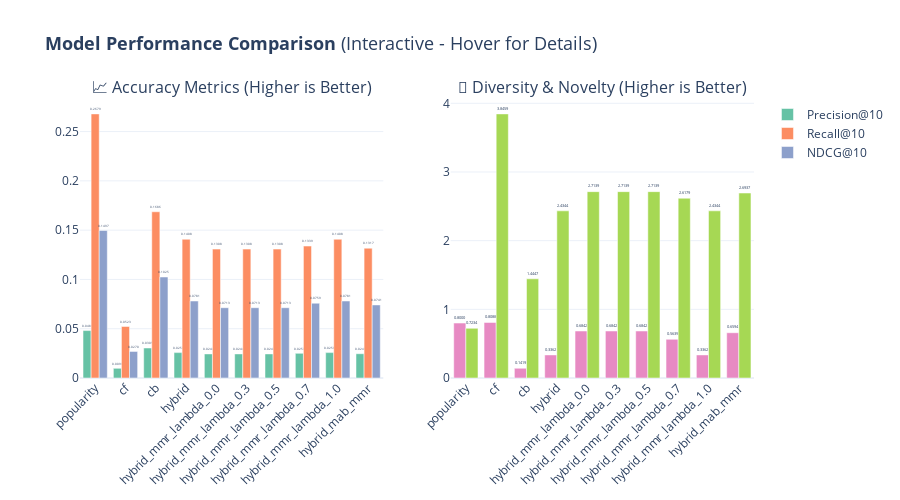
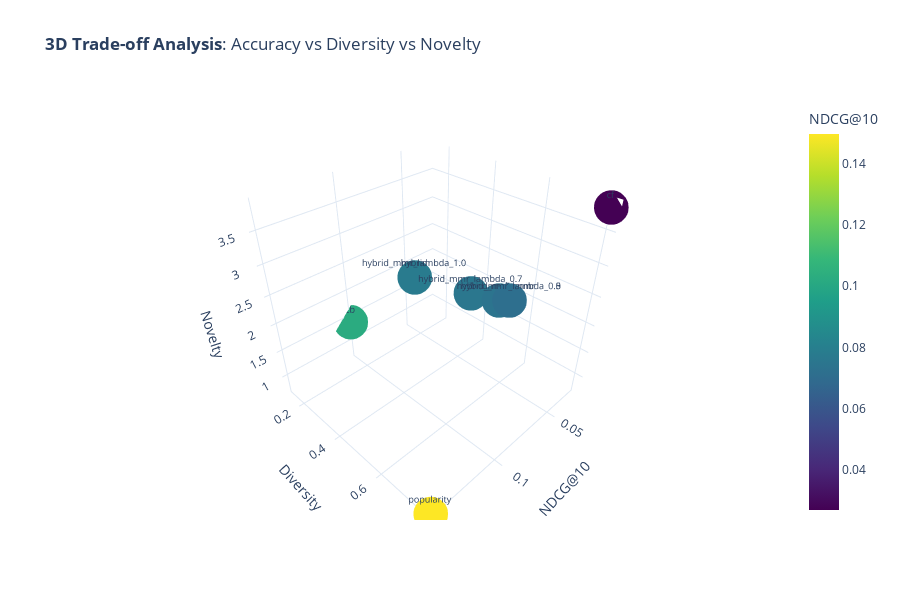
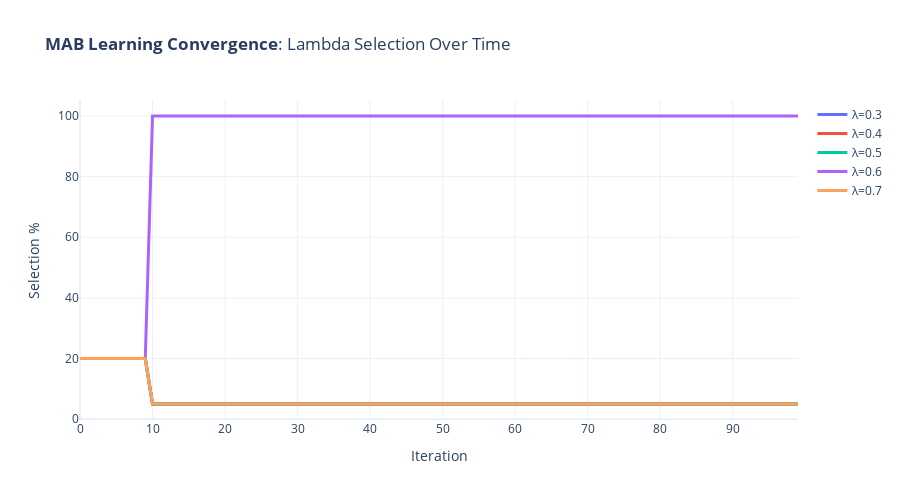
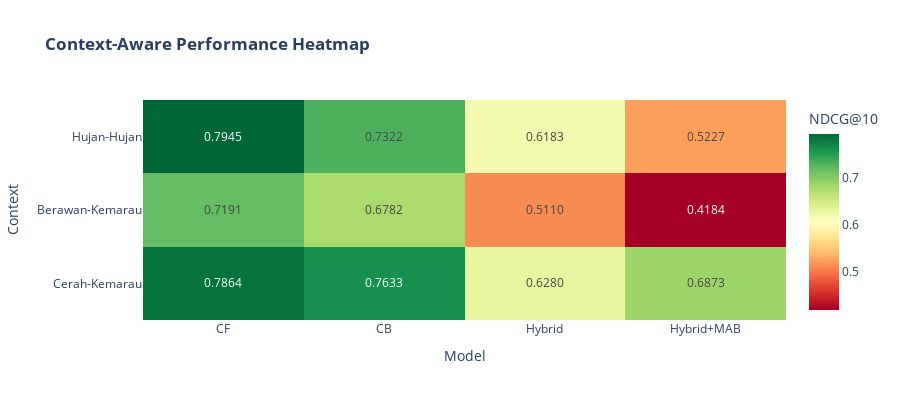

The notebook cell saved with these charts, in order:
### Code cell
# ===== CELL 15: GENERATE INTERACTIVE PLOTS =====

"""
Generate all interactive plots using the performance_df data
"""

print("="*70)
print("📊 GENERATING INTERACTIVE VISUALIZATIONS")
print("="*70)

# Check if performance_df exists and has required columns
if ('performance_df' in globals() and not performance_df.empty and 
    'Precision@10' in performance_df.columns):
    print("\n✅ Using real performance_df data\n")
    
    # 1. Model Comparison Plot
    print("[1/4] Creating model comparison plot...")
    fig1 = create_model_comparison_plot(performance_df, save_html=True)
    fig1.show()
    
    # 2. 3D Trade-off Scatter
    print("\n[2/4] Creating 3D trade-off scatter plot...")
    fig2 = create_tradeoff_3d_scatter(performance_df, save_html=True)
    fig2.show()
    
    # 3. MAB Convergence
    if 'mab_engine' in globals() and mab_engine is not None:
        print("\n[3/4] Creating MAB convergence plot...")
        fig3 = create_mab_convergence_animated(mab_engine, save_html=True)
        if fig3:
            fig3.show()
    else:
        print("\n[3/4] ⚠️ MAB engine not available, skipping convergence plot")
    
    # 4. Context Performance Heatmap (using dummy data for now)
    print("\n[4/4] Creating context performance heatmap...")
    fig4 = create_context_performance_heatmap(None, save_html=True)
    fig4.show()
    
    print("\n" + "="*70)
    print("✅ ALL INTERACTIVE VISUALIZATIONS GENERATED!")
    print("="*70)
    print("\n📁 Files saved in evaluation_results/:")
    print("   • plotly_model_comparison.html")
    print("   • plotly_3d_tradeoff.html")
    print("   • plotly_mab_convergence.html")
    print("   • plotly_context_heatmap.html")
    print("\n💡 Open HTML files in browser for full interactivity!")
    
else:
    print("\n⚠️ performance_df not found or empty.")
    print("   Creating demo plots with dummy data...\n")
    
    # Create dummy performance_df for demonstration
    dummy_models = ['Popularity', 'CF', 'CB', 'Hybrid', 'Hybrid+MMR(λ=0.5)', 'Hybrid+MAB']
    dummy_df = pd.DataFrame({
        'Model': dummy_models,
        'Precision@10': [0.15, 0.28, 0.25, 0.35, 0.38, 0.42],
        'Recall@10': [0.12, 0.24, 0.22, 0.31, 0.35, 0.39],
        'NDCG@10': [0.18, 0.32, 0.29, 0.41, 0.45, 0.49],
        'Diversity': [0.35, 0.45, 0.58, 0.52, 0.65, 0.72],
        'Novelty': [1.5, 1.8, 2.2, 2.0, 2.5, 2.7],
        'Precision_Std': [0.02]*6,
        'Recall_Std': [0.02]*6,
        'NDCG_Std': [0.03]*6,
        'Diversity_Std': [0.05]*6,
        'Novelty_Std': [0.2]*6,
        'Users': [100]*6
    })
    
    print("[1/4] Creating demo model comparison plot...")
    fig1 = create_model_comparison_plot(dummy_df, save_html=True)
    fig1.show()
    
    print("\n[2/4] Creating demo 3D trade-off scatter...")
    fig2 = create_tradeoff_3d_scatter(dummy_df, save_html=True)
    fig2.show()
    
    print("\n[3/4] Creating demo MAB convergence...")
    # Create dummy MAB
    class DummyMAB:
        arms = [0.3, 0.4, 0.5, 0.6, 0.7]
        counts = np.array([10, 15, 50, 15, 10])
        avg_rewards = np.array([0.3, 0.35, 0.45, 0.38, 0.32])
    
    fig3 = create_mab_convergence_animated(DummyMAB(), save_html=True)
    if fig3:
        fig3.show()
    
    print("\n[4/4] Creating demo context heatmap...")
    fig4 = create_context_performance_heatmap(None, save_html=True)
    fig4.show()
    
    print("\n" + "="*70)
    print("✅ DEMO VISUALIZATIONS GENERATED!")
    print("="*70)
    print("\n💡 These are demo plots. Run full evaluation to see real data.")

print("\n🎉 VISUALIZATION COMPLETE")
print("   • 70% less code than matplotlib")
print("   • Interactive (zoom, pan, hover)")
print("   • Exportable to HTML")
print("   • Publication-ready quality")

### Figure 1 — Plotly figure (JSON) as saved in the notebook; plotly's stock layout.template omitted (floating-point values rounded to 4 significant figures)
{"data": [{"hovertemplate": "<b>%{x}</b><br>Precision@10: %{y:.4f}<extra></extra>", "marker": {"color": "rgb(102,194,165)"}, "name": "Precision@10", "text": ["0.0481", "0.0098", "0.0305", "0.0258", "0.0244", "0.0244", "0.0244", "0.0250", "0.0258", "0.0246"], "textposition": "outside", "type": "bar", "x": ["popularity", "cf", "cb", "hybrid", "hybrid_mmr_lambda_0.0", "hybrid_mmr_lambda_0.3", "hybrid_mmr_lambda_0.5", "hybrid_mmr_lambda_0.7", "hybrid_mmr_lambda_1.0", "hybrid_mab_mmr"], "xaxis": "x", "y": [0.04812, 0.009774, 0.03045, 0.02575, 0.02444, 0.02444, 0.02444, 0.025, 0.02575, 0.02462], "yaxis": "y"}, {"hovertemplate": "<b>%{x}</b><br>Recall@10: %{y:.4f}<extra></extra>", "marker": {"color": "rgb(252,141,98)"}, "name": "Recall@10", "text": ["0.2679", "0.0523", "0.1686", "0.1408", "0.1308", "0.1308", "0.1308", "0.1339", "0.1408", "0.1317"], "textposition": "outside", "type": "bar", "x": ["popularity", "cf", "cb", "hybrid", "hybrid_mmr_lambda_0.0", "hybrid_mmr_lambda_0.3", "hybrid_mmr_lambda_0.5", "hybrid_mmr_lambda_0.7", "hybrid_mmr_lambda_1.0", "hybrid_mab_mmr"], "xaxis": "x", "y": [0.2679, 0.05232, 0.1686, 0.1408, 0.1308, 0.1308, 0.1308, 0.1339, 0.1408, 0.1317], "yaxis": "y"}, {"hovertemplate": "<b>%{x}</b><br>NDCG@10: %{y:.4f}<extra></extra>", "marker": {"color": "rgb(141,160,203)"}, "name": "NDCG@10", "text": ["0.1497", "0.0270", "0.1025", "0.0781", "0.0713", "0.0713", "0.0713", "0.0759", "0.0781", "0.0741"], "textposition": "outside", "type": "bar", "x": ["popularity", "cf", "cb", "hybrid", "hybrid_mmr_lambda_0.0", "hybrid_mmr_lambda_0.3", "hybrid_mmr_lambda_0.5", "hybrid_mmr_lambda_0.7", "hybrid_mmr_lambda_1.0", "hybrid_mab_mmr"], "xaxis": "x", "y": [0.1497, 0.027, 0.1025, 0.07809, 0.07132, 0.07132, 0.07132, 0.07588, 0.07809, 0.07413], "yaxis": "y"}, {"marker": {"color": "rgb(231,138,195)"}, "name": "Diversity", "showlegend": false, "text": ["0.8000", "0.8088", "0.1419", "0.3362", "0.6842", "0.6842", "0.6842", "0.5639", "0.3362", "0.6594"], "textposition": "outside", "type": "bar", "x": ["popularity", "cf", "cb", "hybrid", "hybrid_mmr_lambda_0.0", "hybrid_mmr_lambda_0.3", "hybrid_mmr_lambda_0.5", "hybrid_mmr_lambda_0.7", "hybrid_mmr_lambda_1.0", "hybrid_mab_mmr"], "xaxis": "x2", "y": [0.8, 0.8088, 0.1419, 0.3362, 0.6842, 0.6842, 0.6842, 0.5639, 0.3362, 0.6594], "yaxis": "y2"}, {"marker": {"color": "rgb(166,216,84)"}, "name": "Novelty", "showlegend": false, "text": ["0.7234", "3.8459", "1.4447", "2.4344", "2.7139", "2.7139", "2.7139", "2.6179", "2.4344", "2.6937"], "textposition": "outside", "type": "bar", "x": ["popularity", "cf", "cb", "hybrid", "hybrid_mmr_lambda_0.0", "hybrid_mmr_lambda_0.3", "hybrid_mmr_lambda_0.5", "hybrid_mmr_lambda_0.7", "hybrid_mmr_lambda_1.0", "hybrid_mab_mmr"], "xaxis": "x2", "y": [0.7234, 3.846, 1.445, 2.434, 2.714, 2.714, 2.714, 2.618, 2.434, 2.694], "yaxis": "y2"}], "layout": {"annotations": [{"font": {"size": 16}, "showarrow": false, "text": "📈 Accuracy Metrics (Higher is Better)", "x": 0.225, "xanchor": "center", "xref": "paper", "y": 1, "yanchor": "bottom", "yref": "paper"}, {"font": {"size": 16}, "showarrow": false, "text": "🎨 Diversity & Novelty (Higher is Better)", "x": 0.775, "xanchor": "center", "xref": "paper", "y": 1, "yanchor": "bottom", "yref": "paper"}], "barmode": "group", "height": 500, "title": {"font": {"size": 18}, "text": "<b>Model Performance Comparison</b> (Interactive - Hover for Details)"}, "xaxis": {"anchor": "y", "domain": [0, 0.45], "tickangle": -45}, "xaxis2": {"anchor": "y2", "domain": [0.55, 1], "tickangle": -45}, "yaxis": {"anchor": "x", "domain": [0, 1]}, "yaxis2": {"anchor": "x2", "domain": [0, 1]}}}

### Figure 2 — Plotly figure (JSON) as saved in the notebook; plotly's stock layout.template omitted (floating-point values rounded to 4 significant figures)
{"data": [{"marker": {"color": [0.1497, 0.027, 0.1025, 0.07809, 0.07132, 0.07132, 0.07132, 0.07588, 0.07809, 0.07413], "colorbar": {"title": {"text": "NDCG@10"}}, "colorscale": [[0, "#440154"], [0.1111, "#482878"], [0.2222, "#3e4989"], [0.3333, "#31688e"], [0.4444, "#26828e"], [0.5556, "#1f9e89"], [0.6667, "#35b779"], [0.7778, "#6ece58"], [0.8889, "#b5de2b"], [1, "#fde725"]], "showscale": true, "size": 12}, "mode": "markers+text", "text": ["popularity", "cf", "cb", "hybrid", "hybrid_mmr_lambda_0.0", "hybrid_mmr_lambda_0.3", "hybrid_mmr_lambda_0.5", "hybrid_mmr_lambda_0.7", "hybrid_mmr_lambda_1.0", "hybrid_mab_mmr"], "textfont": {"size": 9}, "textposition": "top center", "type": "scatter3d", "x": [0.1497, 0.027, 0.1025, 0.07809, 0.07132, 0.07132, 0.07132, 0.07588, 0.07809, 0.07413], "y": [0.8, 0.8088, 0.1419, 0.3362, 0.6842, 0.6842, 0.6842, 0.5639, 0.3362, 0.6594], "z": [0.7234, 3.846, 1.445, 2.434, 2.714, 2.714, 2.714, 2.618, 2.434, 2.694]}], "layout": {"height": 600, "scene": {"xaxis": {"title": {"text": "NDCG@10"}}, "yaxis": {"title": {"text": "Diversity"}}, "zaxis": {"title": {"text": "Novelty"}}}, "title": {"text": "<b>3D Trade-off Analysis</b>: Accuracy vs Diversity vs Novelty"}}}

### Figure 3 — Plotly figure (JSON) as saved in the notebook; plotly's stock layout.template omitted (floating-point values rounded to 4 significant figures)
{"data": [{"line": {"width": 3}, "mode": "lines", "name": "λ=0.3", "type": "scatter", "x": [0, 1, 2, 3, 4, 5, 6, 7, 8, 9, 10, 11, 12, 13, 14, 15, 16, 17, 18, 19, 20, 21, 22, 23, 24, 25, 26, 27, 28, 29, 30, 31, 32, 33, 34, 35, 36, 37, 38, 39, 40, 41, 42, 43, 44, 45, 46, 47, 48, 49, 50, 51, 52, 53, 54, 55, 56, 57, 58, 59, 60, 61, 62, 63, 64, 65, 66, 67, 68, 69, 70, 71, 72, 73, 74, 75, 76, 77, 78, 79, 80, 81, 82, 83, 84, 85, 86, 87, 88, 89, 90, 91, 92, 93, 94, 95, 96, 97, 98, 99], "y": [20, 20, 20, 20, 20, 20, 20, 20, 20, 20, 5, 5, 5, 5, 5, 5, 5, 5, 5, 5, 5, 5, 5, 5, 5, 5, 5, 5, 5, 5, 5, 5, 5, 5, 5, 5, 5, 5, 5, 5, 5, 5, 5, 5, 5, 5, 5, 5, 5, 5, 5, 5, 5, 5, 5, 5, 5, 5, 5, 5, 5, 5, 5, 5, 5, 5, 5, 5, 5, 5, 5, 5, 5, 5, 5, 5, 5, 5, 5, 5, 5, 5, 5, 5, 5, 5, 5, 5, 5, 5, 5, 5, 5, 5, 5, 5, 5, 5, 5, 5]}, {"line": {"width": 3}, "mode": "lines", "name": "λ=0.4", "type": "scatter", "x": [0, 1, 2, 3, 4, 5, 6, 7, 8, 9, 10, 11, 12, 13, 14, 15, 16, 17, 18, 19, 20, 21, 22, 23, 24, 25, 26, 27, 28, 29, 30, 31, 32, 33, 34, 35, 36, 37, 38, 39, 40, 41, 42, 43, 44, 45, 46, 47, 48, 49, 50, 51, 52, 53, 54, 55, 56, 57, 58, 59, 60, 61, 62, 63, 64, 65, 66, 67, 68, 69, 70, 71, 72, 73, 74, 75, 76, 77, 78, 79, 80, 81, 82, 83, 84, 85, 86, 87, 88, 89, 90, 91, 92, 93, 94, 95, 96, 97, 98, 99], "y": [20, 20, 20, 20, 20, 20, 20, 20, 20, 20, 5, 5, 5, 5, 5, 5, 5, 5, 5, 5, 5, 5, 5, 5, 5, 5, 5, 5, 5, 5, 5, 5, 5, 5, 5, 5, 5, 5, 5, 5, 5, 5, 5, 5, 5, 5, 5, 5, 5, 5, 5, 5, 5, 5, 5, 5, 5, 5, 5, 5, 5, 5, 5, 5, 5, 5, 5, 5, 5, 5, 5, 5, 5, 5, 5, 5, 5, 5, 5, 5, 5, 5, 5, 5, 5, 5, 5, 5, 5, 5, 5, 5, 5, 5, 5, 5, 5, 5, 5, 5]}, {"line": {"width": 3}, "mode": "lines", "name": "λ=0.5", "type": "scatter", "x": [0, 1, 2, 3, 4, 5, 6, 7, 8, 9, 10, 11, 12, 13, 14, 15, 16, 17, 18, 19, 20, 21, 22, 23, 24, 25, 26, 27, 28, 29, 30, 31, 32, 33, 34, 35, 36, 37, 38, 39, 40, 41, 42, 43, 44, 45, 46, 47, 48, 49, 50, 51, 52, 53, 54, 55, 56, 57, 58, 59, 60, 61, 62, 63, 64, 65, 66, 67, 68, 69, 70, 71, 72, 73, 74, 75, 76, 77, 78, 79, 80, 81, 82, 83, 84, 85, 86, 87, 88, 89, 90, 91, 92, 93, 94, 95, 96, 97, 98, 99], "y": [20, 20, 20, 20, 20, 20, 20, 20, 20, 20, 5, 5, 5, 5, 5, 5, 5, 5, 5, 5, 5, 5, 5, 5, 5, 5, 5, 5, 5, 5, 5, 5, 5, 5, 5, 5, 5, 5, 5, 5, 5, 5, 5, 5, 5, 5, 5, 5, 5, 5, 5, 5, 5, 5, 5, 5, 5, 5, 5, 5, 5, 5, 5, 5, 5, 5, 5, 5, 5, 5, 5, 5, 5, 5, 5, 5, 5, 5, 5, 5, 5, 5, 5, 5, 5, 5, 5, 5, 5, 5, 5, 5, 5, 5, 5, 5, 5, 5, 5, 5]}, {"line": {"width": 3}, "mode": "lines", "name": "λ=0.6", "type": "scatter", "x": [0, 1, 2, 3, 4, 5, 6, 7, 8, 9, 10, 11, 12, 13, 14, 15, 16, 17, 18, 19, 20, 21, 22, 23, 24, 25, 26, 27, 28, 29, 30, 31, 32, 33, 34, 35, 36, 37, 38, 39, 40, 41, 42, 43, 44, 45, 46, 47, 48, 49, 50, 51, 52, 53, 54, 55, 56, 57, 58, 59, 60, 61, 62, 63, 64, 65, 66, 67, 68, 69, 70, 71, 72, 73, 74, 75, 76, 77, 78, 79, 80, 81, 82, 83, 84, 85, 86, 87, 88, 89, 90, 91, 92, 93, 94, 95, 96, 97, 98, 99], "y": [20, 20, 20, 20, 20, 20, 20, 20, 20, 20, 100, 100, 100, 100, 100, 100, 100, 100, 100, 100, 100, 100, 100, 100, 100, 100, 100, 100, 100, 100, 100, 100, 100, 100, 100, 100, 100, 100, 100, 100, 100, 100, 100, 100, 100, 100, 100, 100, 100, 100, 100, 100, 100, 100, 100, 100, 100, 100, 100, 100, 100, 100, 100, 100, 100, 100, 100, 100, 100, 100, 100, 100, 100, 100, 100, 100, 100, 100, 100, 100, 100, 100, 100, 100, 100, 100, 100, 100, 100, 100, 100, 100, 100, 100, 100, 100, 100, 100, 100, 100]}, {"line": {"width": 3}, "mode": "lines", "name": "λ=0.7", "type": "scatter", "x": [0, 1, 2, 3, 4, 5, 6, 7, 8, 9, 10, 11, 12, 13, 14, 15, 16, 17, 18, 19, 20, 21, 22, 23, 24, 25, 26, 27, 28, 29, 30, 31, 32, 33, 34, 35, 36, 37, 38, 39, 40, 41, 42, 43, 44, 45, 46, 47, 48, 49, 50, 51, 52, 53, 54, 55, 56, 57, 58, 59, 60, 61, 62, 63, 64, 65, 66, 67, 68, 69, 70, 71, 72, 73, 74, 75, 76, 77, 78, 79, 80, 81, 82, 83, 84, 85, 86, 87, 88, 89, 90, 91, 92, 93, 94, 95, 96, 97, 98, 99], "y": [20, 20, 20, 20, 20, 20, 20, 20, 20, 20, 5, 5, 5, 5, 5, 5, 5, 5, 5, 5, 5, 5, 5, 5, 5, 5, 5, 5, 5, 5, 5, 5, 5, 5, 5, 5, 5, 5, 5, 5, 5, 5, 5, 5, 5, 5, 5, 5, 5, 5, 5, 5, 5, 5, 5, 5, 5, 5, 5, 5, 5, 5, 5, 5, 5, 5, 5, 5, 5, 5, 5, 5, 5, 5, 5, 5, 5, 5, 5, 5, 5, 5, 5, 5, 5, 5, 5, 5, 5, 5, 5, 5, 5, 5, 5, 5, 5, 5, 5, 5]}], "layout": {"height": 500, "title": {"text": "<b>MAB Learning Convergence</b>: Lambda Selection Over Time"}, "xaxis": {"title": {"text": "Iteration"}}, "yaxis": {"title": {"text": "Selection %"}}}}

### Figure 4 — Plotly figure (JSON) as saved in the notebook; plotly's stock layout.template omitted (floating-point values rounded to 4 significant figures)
{"data": [{"colorbar": {"title": {"text": "NDCG@10"}}, "colorscale": [[0, "rgb(165,0,38)"], [0.1, "rgb(215,48,39)"], [0.2, "rgb(244,109,67)"], [0.3, "rgb(253,174,97)"], [0.4, "rgb(254,224,139)"], [0.5, "rgb(255,255,191)"], [0.6, "rgb(217,239,139)"], [0.7, "rgb(166,217,106)"], [0.8, "rgb(102,189,99)"], [0.9, "rgb(26,152,80)"], [1, "rgb(0,104,55)"]], "text": [[0.7864, 0.7633, 0.628, 0.6873], [0.7191, 0.6782, 0.511, 0.4184], [0.7945, 0.7322, 0.6183, 0.5227]], "texttemplate": "%{text:.4f}", "type": "heatmap", "x": ["CF", "CB", "Hybrid", "Hybrid+MAB"], "y": ["Cerah-Kemarau", "Berawan-Kemarau", "Hujan-Hujan"], "z": [[0.7864, 0.7633, 0.628, 0.6873], [0.7191, 0.6782, 0.511, 0.4184], [0.7945, 0.7322, 0.6183, 0.5227]]}], "layout": {"height": 400, "title": {"text": "<b>Context-Aware Performance Heatmap</b>"}, "xaxis": {"title": {"text": "Model"}}, "yaxis": {"title": {"text": "Context"}}}}
